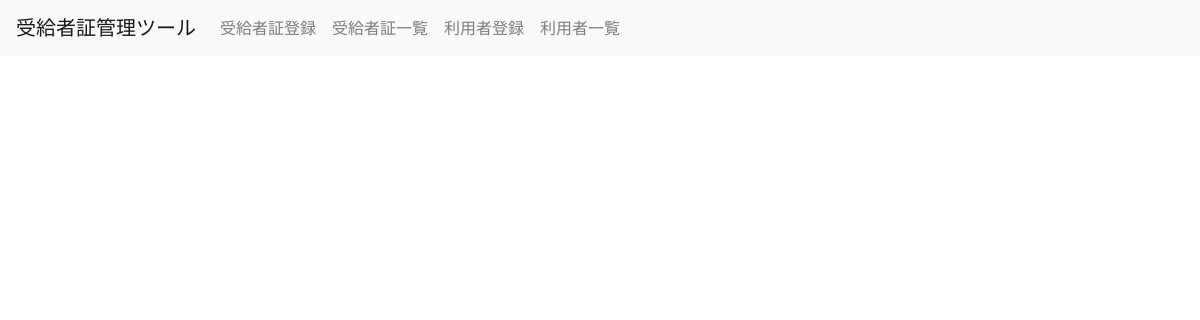
The app's page /ju_select.php, older data.
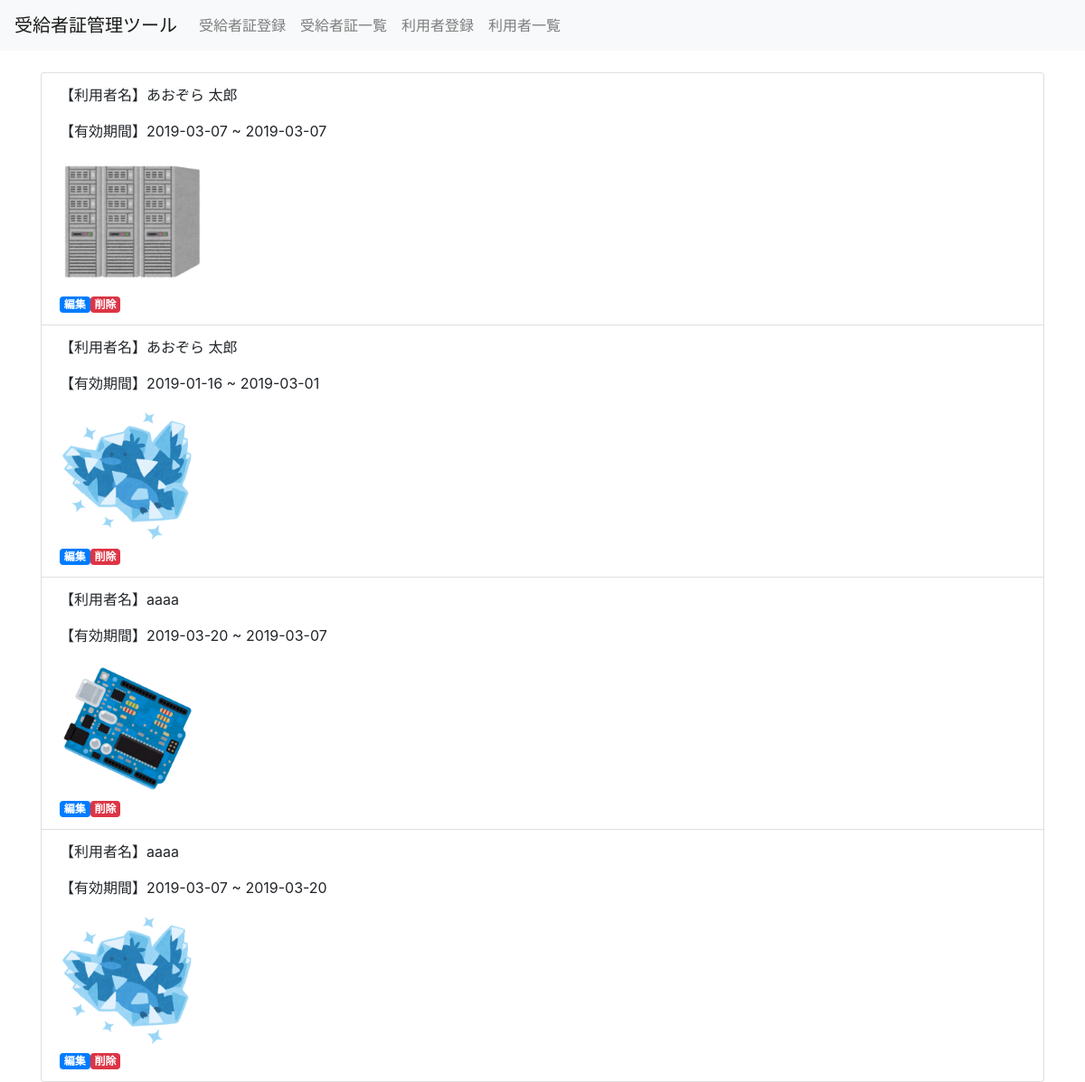
The same page, newer data.
### tables this page shows
CREATE TABLE `ju_syuro` (
  `id` int(11) NOT NULL,
  `user_id` varchar(64) NOT NULL,
  `startdate` date NOT NULL,
  `enddate` date NOT NULL,
  `image` varchar(128) NOT NULL
);

CREATE TABLE `mst_care_user` (
  `USER_ID` int(12) NOT NULL,
  `USER_NAME` varchar(64) NOT NULL,
  `USER_KANA` varchar(64) DEFAULT NULL,
  `ATTENTION_LV` varchar(64) DEFAULT NULL,
  `NO_NEEDS` char(1) DEFAULT NULL,
  `HOSPITAL` varchar(64) DEFAULT NULL,
  `ASSIGN_M_F` char(1) DEFAULT NULL,
  `NURSING` tinyint(1) DEFAULT NULL,
  `EMPLOYMENT_B` tinyint(1) DEFAULT NULL,
  `GH` tinyint(1) DEFAULT NULL
);

### ju_select.php (the view)
<?php
include("functions.php");
$title = "受給者証登録";
$head = headHtml($title);
$header = headerHtml();
$pdo = db_conn();
$sql = 'SELECT * FROM ju_syuro ORDER BY user_id, startdate DESC';
$stmt = $pdo->prepare($sql);
$status = $stmt->execute();
if ($status==false) {
    errorMsg($stmt);
} else {
    $view='';
    while ($result = $stmt->fetch(PDO::FETCH_ASSOC)) {
        $username = getUsername($result["user_id"]);
        $view .= '<li class="list-group-item">';
        $view .= '<p>【利用者名】'.$username.'</p>';
        $view .= '<p>【有効期間】'.$result['startdate']." ~ ".$result["enddate"].'</p>';
        $view .= '<img src="'.$result['image'].'" alt="image" height="150px">';
        $view .= '<div><a href="ju_detail.php?id='.$result["id"].'" class="badge badge-primary">編集</a>';
        $view .= '<a href="ju_delete.php?id='.$result["id"].'" class="badge badge-danger">削除</a></div>';
        $view .= '</li>';
    }
}
?>
<!DOCTYPE html>
<html lang="ja">
<?=$head?>
<body>
    <?=$header?>
    <div class="container">
        <ul class="list-group">
            <?=$view?>
        </ul>
    </div>
</body>
</html>

Row changes from the older to the newer data that the page shows:
added ju_syuro: user.USER_NAME "あおぞら 太郎", startdate "2019-03-07", enddate "2019-03-07", image (picture)
added ju_syuro: user.USER_NAME "あおぞら 太郎", startdate "2019-01-16", enddate "2019-03-01", image (picture)
added ju_syuro: user.USER_NAME "aaaa", startdate "2019-03-20", enddate "2019-03-07", image (picture)
added ju_syuro: user.USER_NAME "aaaa", startdate "2019-03-07", enddate "2019-03-20", image (picture)
